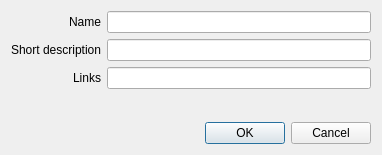
<ui version="4.0" >
 <class>CreateMidasCommunityDialog</class>
 <widget class="QDialog" name="CreateMidasCommunityDialog" >
  <property name="geometry" >
   <rect>
    <x>0</x>
    <y>0</y>
    <width>382</width>
    <height>155</height>
   </rect>
  </property>
  <property name="minimumSize" >
   <size>
    <width>382</width>
    <height>141</height>
   </size>
  </property>
  <property name="windowTitle" >
   <string>Create community</string>
  </property>
  <property name="windowIcon" >
   <iconset resource="MIDASDesktopIcons.qrc" >
    <normaloff>:/icons/folder_add.png</normaloff>:/icons/folder_add.png</iconset>
  </property>
  <property name="modal" >
   <bool>true</bool>
  </property>
  <layout class="QVBoxLayout" name="verticalLayout" >
   <item>
    <layout class="QGridLayout" name="gridLayout" >
     <item row="0" column="1" >
      <widget class="QLineEdit" name="nameEdit" />
     </item>
     <item row="0" column="0" >
      <widget class="QLabel" name="nameLabel" >
       <property name="text" >
        <string>Name</string>
       </property>
       <property name="alignment" >
        <set>Qt::AlignRight|Qt::AlignTrailing|Qt::AlignVCenter</set>
       </property>
       <property name="margin" >
        <number>3</number>
       </property>
       <property name="buddy" >
        <cstring>nameEdit</cstring>
       </property>
      </widget>
     </item>
     <item row="1" column="1" >
      <widget class="QLineEdit" name="short_descriptionEdit" />
     </item>
     <item row="1" column="0" >
      <widget class="QLabel" name="descriptionLabel" >
       <property name="text" >
        <string>Short description</string>
       </property>
       <property name="alignment" >
        <set>Qt::AlignRight|Qt::AlignTrailing|Qt::AlignVCenter</set>
       </property>
       <property name="margin" >
        <number>3</number>
       </property>
       <property name="buddy" >
        <cstring>nameEdit</cstring>
       </property>
      </widget>
     </item>
     <item row="2" column="1" >
      <widget class="QLineEdit" name="linksEdit" />
     </item>
     <item row="2" column="0" >
      <widget class="QLabel" name="links" >
       <property name="text" >
        <string>Links</string>
       </property>
       <property name="alignment" >
        <set>Qt::AlignRight|Qt::AlignTrailing|Qt::AlignVCenter</set>
       </property>
       <property name="margin" >
        <number>3</number>
       </property>
       <property name="buddy" >
        <cstring>nameEdit</cstring>
       </property>
      </widget>
     </item>
    </layout>
   </item>
   <item>
    <spacer name="verticalSpacer" >
     <property name="orientation" >
      <enum>Qt::Vertical</enum>
     </property>
     <property name="sizeHint" stdset="0" >
      <size>
       <width>20</width>
       <height>2</height>
      </size>
     </property>
    </spacer>
   </item>
   <item>
    <widget class="QDialogButtonBox" name="buttonBox" >
     <property name="orientation" >
      <enum>Qt::Horizontal</enum>
     </property>
     <property name="standardButtons" >
      <set>QDialogButtonBox::Cancel|QDialogButtonBox::Ok</set>
     </property>
    </widget>
   </item>
  </layout>
 </widget>
 <resources>
  <include location="MIDASDesktopIcons.qrc" />
 </resources>
 <connections>
  <connection>
   <sender>buttonBox</sender>
   <signal>accepted()</signal>
   <receiver>CreateMidasCommunityDialog</receiver>
   <slot>accept()</slot>
   <hints>
    <hint type="sourcelabel" >
     <x>320</x>
     <y>615</y>
    </hint>
    <hint type="destinationlabel" >
     <x>96</x>
     <y>254</y>
    </hint>
   </hints>
  </connection>
  <connection>
   <sender>buttonBox</sender>
   <signal>rejected()</signal>
   <receiver>CreateMidasCommunityDialog</receiver>
   <slot>reject()</slot>
   <hints>
    <hint type="sourcelabel" >
     <x>320</x>
     <y>615</y>
    </hint>
    <hint type="destinationlabel" >
     <x>179</x>
     <y>282</y>
    </hint>
   </hints>
  </connection>
 </connections>
</ui>
